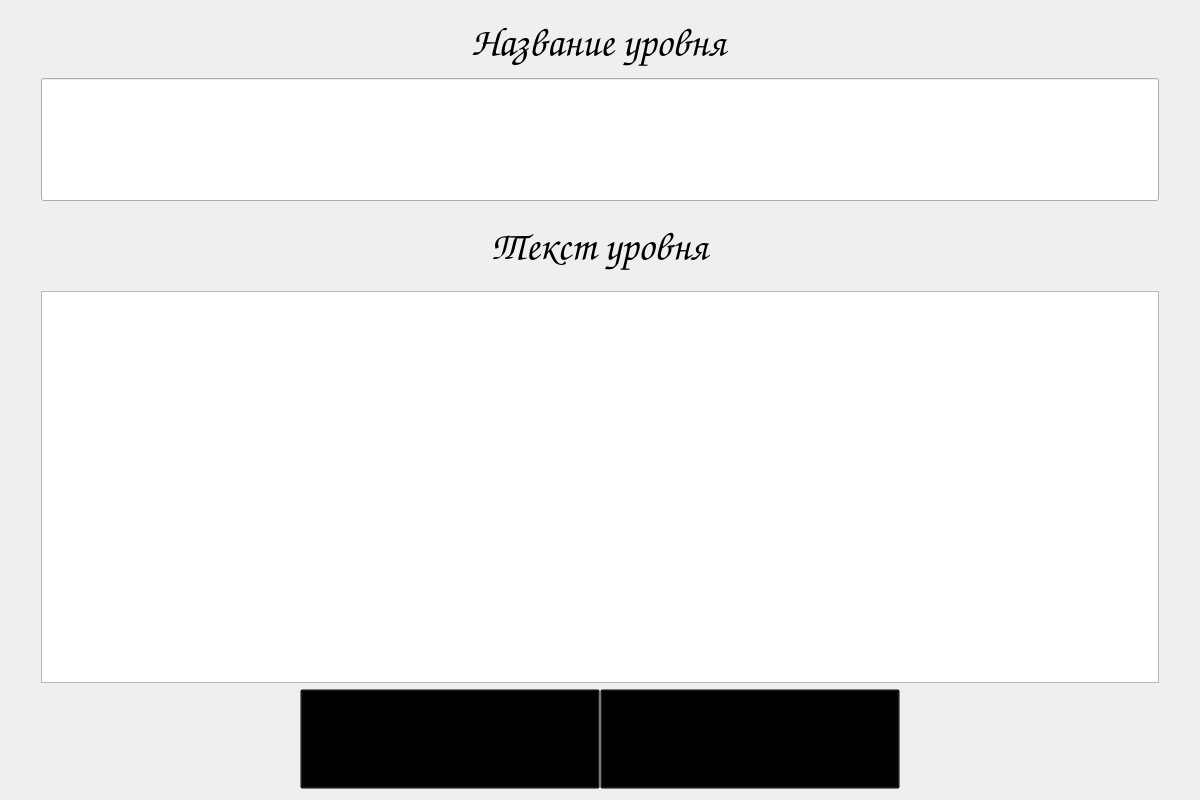
<?xml version="1.0" encoding="UTF-8"?>
<ui version="4.0">
 <class>Form</class>
 <widget class="QWidget" name="Form">
  <property name="geometry">
   <rect>
    <x>0</x>
    <y>0</y>
    <width>1200</width>
    <height>800</height>
   </rect>
  </property>
  <property name="windowTitle">
   <string>Form</string>
  </property>
  <layout class="QVBoxLayout" name="verticalLayout" stretch="2,5,1">
   <item>
    <layout class="QVBoxLayout" name="verticalLayout_2" stretch="1,2">
     <property name="leftMargin">
      <number>30</number>
     </property>
     <property name="rightMargin">
      <number>30</number>
     </property>
     <item alignment="Qt::AlignHCenter">
      <widget class="QLabel" name="label">
       <property name="font">
        <font>
         <family>Comic Sans MS</family>
         <pointsize>30</pointsize>
        </font>
       </property>
       <property name="text">
        <string>Название уровня</string>
       </property>
      </widget>
     </item>
     <item>
      <widget class="QLineEdit" name="cud_title_line">
       <property name="sizePolicy">
        <sizepolicy hsizetype="Expanding" vsizetype="Expanding">
         <horstretch>0</horstretch>
         <verstretch>0</verstretch>
        </sizepolicy>
       </property>
       <property name="font">
        <font>
         <pointsize>30</pointsize>
        </font>
       </property>
       <property name="alignment">
        <set>Qt::AlignCenter</set>
       </property>
      </widget>
     </item>
    </layout>
   </item>
   <item>
    <layout class="QVBoxLayout" name="verticalLayout_3" stretch="1,5">
     <property name="leftMargin">
      <number>30</number>
     </property>
     <property name="rightMargin">
      <number>30</number>
     </property>
     <item alignment="Qt::AlignHCenter">
      <widget class="QLabel" name="label_2">
       <property name="font">
        <font>
         <family>Comic Sans MS</family>
         <pointsize>30</pointsize>
        </font>
       </property>
       <property name="text">
        <string>Текст уровня</string>
       </property>
      </widget>
     </item>
     <item>
      <widget class="QPlainTextEdit" name="cud_content_plain">
       <property name="font">
        <font>
         <pointsize>16</pointsize>
        </font>
       </property>
      </widget>
     </item>
    </layout>
   </item>
   <item>
    <layout class="QHBoxLayout" name="horizontalLayout_3" stretch="1,1">
     <property name="spacing">
      <number>0</number>
     </property>
     <item alignment="Qt::AlignRight">
      <widget class="QPushButton" name="cud_confirm_button">
       <property name="sizePolicy">
        <sizepolicy hsizetype="Fixed" vsizetype="Fixed">
         <horstretch>0</horstretch>
         <verstretch>0</verstretch>
        </sizepolicy>
       </property>
       <property name="minimumSize">
        <size>
         <width>300</width>
         <height>100</height>
        </size>
       </property>
       <property name="maximumSize">
        <size>
         <width>300</width>
         <height>16777215</height>
        </size>
       </property>
       <property name="font">
        <font>
         <family>Comic Sans MS</family>
         <pointsize>30</pointsize>
        </font>
       </property>
       <property name="styleSheet">
        <string notr="true">#cud_confirm_button {
    background: transparent;
    font: &quot;Comic Sans MS&quot;;
    font-size: 30pt;
}

#cud_confirm_button:pressed {
    background: transparent;
    font: &quot;Comic Sans MS&quot;;
    font-size: 28pt;
}</string>
       </property>
       <property name="text">
        <string>Сохранить</string>
       </property>
      </widget>
     </item>
     <item alignment="Qt::AlignLeft">
      <widget class="QPushButton" name="cud_quit_button">
       <property name="minimumSize">
        <size>
         <width>300</width>
         <height>100</height>
        </size>
       </property>
       <property name="maximumSize">
        <size>
         <width>300</width>
         <height>100</height>
        </size>
       </property>
       <property name="font">
        <font>
         <family>Comic Sans MS</family>
         <pointsize>30</pointsize>
         <weight>50</weight>
         <italic>false</italic>
         <bold>false</bold>
        </font>
       </property>
       <property name="styleSheet">
        <string notr="true">#cud_quit_button {
    background: transparent;
    font: &quot;Comic Sans MS&quot;;
    font-size: 30pt;
}

#cud_quit_button:pressed {
    background: transparent;
    font: &quot;Comic Sans MS&quot;;
    font-size: 28pt;
}</string>
       </property>
       <property name="text">
        <string>Отмена</string>
       </property>
      </widget>
     </item>
    </layout>
   </item>
  </layout>
 </widget>
 <resources/>
 <connections/>
</ui>
